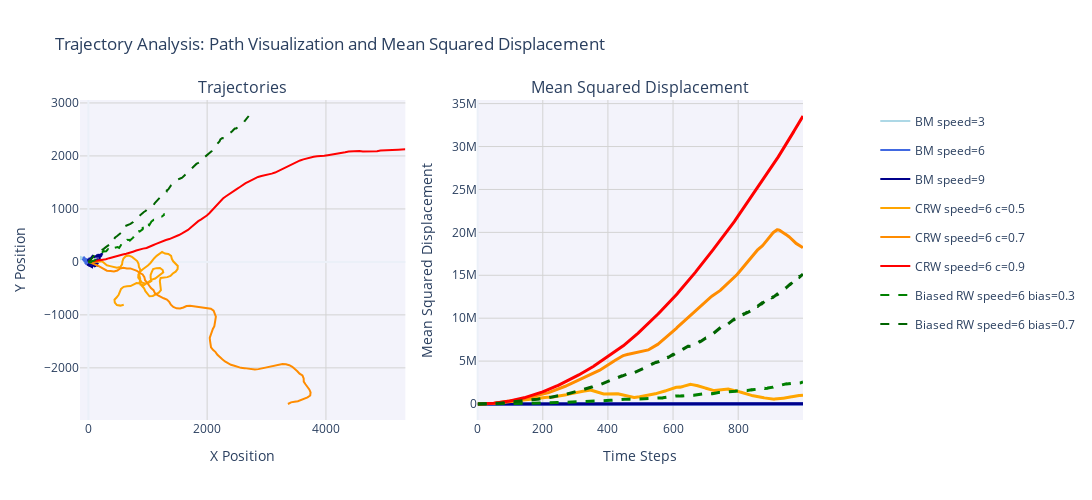
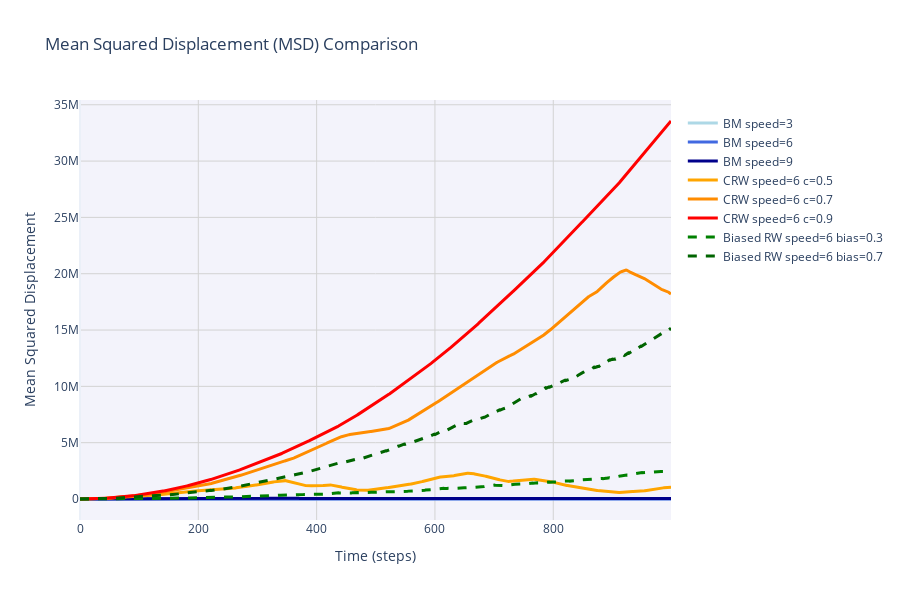
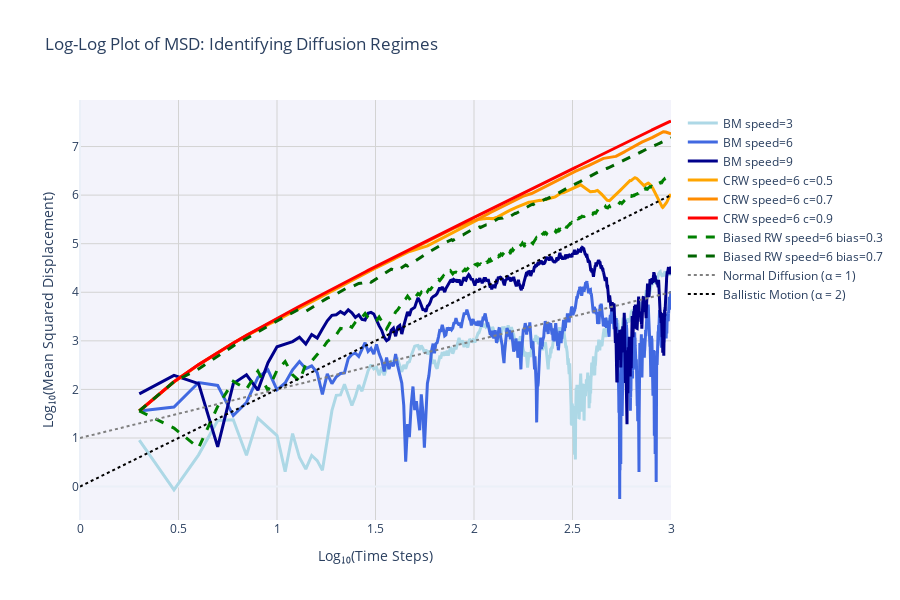

Notebook source saved alongside these figures, in order:
### Markdown cell above
# Activity 2: Mean Squared Displacement: Understanding Diffusion Processes

Mean Squared Displacement (MSD) is a fundamental metric in the study of particle motion and diffusion processes. Unlike path length, which measures the total distance traveled, MSD quantifies how far a particle has moved from its starting position over time, providing insight into the diffusive behavior of different systems.

## Mathematical Definition

For a particle starting at position $(x_0, y_0)$ and moving to positions $(x_t, y_t)$ at time $t$, the MSD is defined as:

$$\text{MSD}(t) = \langle (x_t - x_0)^2 + (y_t - y_0)^2 \rangle$$

where $\langle \cdot \rangle$ represents the ensemble average over multiple trajectories. For a single trajectory, we simply use the squared distance from the origin.

## Diffusion Regimes

The relationship between MSD and time reveals important information about the diffusion process:

$$\text{MSD}(t) \propto t^\alpha$$

where $\alpha$ is the diffusion exponent that characterizes the type of diffusion:

- $\alpha = 1$: Normal diffusion (typical of Brownian Motion)
- $\alpha < 1$: Subdiffusion (hindered or confined motion)
- $\alpha > 1$: Superdiffusion (directed or correlated motion)
- $\alpha = 2$: Ballistic motion (straight-line trajectories)

## Comparing Brownian Motion and Correlated Random Walk

The plot reveals striking differences between Brownian Motion (BM) and Correlated Random Walk (CRW) with high correlation (c=0.9):

The BM trajectory exhibits approximately linear growth in MSD over time ($\alpha \approx 1$), which is characteristic of normal diffusion. This aligns with theoretical expectations since BM represents random, uncorrelated motion where each step is independent of previous steps. For BM, the expected MSD follows:

$$\text{MSD}_{\text{BM}}(t) = 4Dt$$

where $D$ is the diffusion coefficient related to the particle's step size and frequency.

In contrast, the CRW trajectory with high correlation (c=0.9) shows superdiffusive behavior ($\alpha > 1$), with MSD increasing much more rapidly, especially at later time steps. This occurs because the directional persistence in CRW creates a more efficient exploration of space. The particle tends to continue moving in similar directions for multiple steps, which leads to faster displacement from the origin compared to the purely random BM.

The mathematical expression for CRW's MSD with correlation factor $c$ can be approximately modeled as:

$$\text{MSD}_{\text{CRW}}(t) \approx 4Dt \left(\frac{1+c}{1-c}\right) \left[1 - \frac{c}{1+c}\left(1-e^{-(1-c)t/(1+c)}\right)\right]$$

At short time scales, both processes may appear similar, but as time increases, the effect of correlation becomes increasingly dominant, causing the dramatic difference in MSD values observed in the plot.

This comparison demonstrates how directional persistence in movement strategies can dramatically enhance spatial exploration efficiency compared to purely random strategies, a principle observed in various natural systems from animal foraging to cellular migration.

### Code cell
# Trajectory Generation Functions
def generate_brownian_motion(n_steps=1000, speed=5, start_pos=(0, 0)):
    """Generate a 2D Brownian Motion trajectory."""
    positions = [start_pos]
    velocity = Vector2D(speed, 0)
    
    for _ in range(n_steps - 1):
        angle = np.random.uniform(-np.pi, np.pi)
        velocity = velocity.rotate(angle)
        
        prev_x, prev_y = positions[-1]
        new_pos = (prev_x + velocity.x, prev_y + velocity.y)
        positions.append(new_pos)
    
    return pd.DataFrame(positions, columns=['x', 'y'])

def generate_correlated_random_walk(n_steps=1000, speed=5, start_pos=(0, 0), sigma=np.pi/8, correlation=0):
    """
    Generate a 2D Correlated Random Walk trajectory.
    
    Parameters:
        n_steps: Number of steps
        speed: Step size
        start_pos: Starting position
        sigma: Standard deviation for turning angle
        correlation: Correlation factor (0-1), higher values increase directional persistence
    """
    positions = [start_pos]
    current_angle = 0
    
    # Higher correlation means persistent directional bias
    for _ in range(n_steps - 1):
        # With higher correlation, turn angles are smaller
        if correlation > 0:
            # Scale sigma by (1-correlation) to reduce turn variance
            effective_sigma = sigma * (1 - correlation)
            turn_angle = np.random.normal(0, effective_sigma)
        else:
            turn_angle = np.random.normal(0, sigma)
            
        current_angle += turn_angle
        
        prev_x, prev_y = positions[-1]
        new_x = prev_x + speed * math.cos(current_angle)
        new_y = prev_y + speed * math.sin(current_angle)
        positions.append((new_x, new_y))
    
    return pd.DataFrame(positions, columns=['x', 'y'])

# Generate a biased random walk (with a preferred direction)
def generate_biased_random_walk(n_steps=1000, speed=5, start_pos=(0, 0), bias_angle=np.pi/4, bias_strength=0.5):
    """
    Generate a 2D Biased Random Walk trajectory with preference for a specific direction.
    
    Parameters:
        n_steps: Number of steps
        speed: Step size
        start_pos: Starting position
        bias_angle: Preferred direction angle (in radians)
        bias_strength: Strength of directional bias (0-1)
    """
    positions = [start_pos]
    
    for _ in range(n_steps - 1):
        # Generate random angle with bias toward bias_angle
        if np.random.random() < bias_strength:
            # Apply bias - sample from narrower distribution around bias angle
            angle = np.random.normal(bias_angle, np.pi/8)
        else:
            # No bias - completely random direction
            angle = np.random.uniform(-np.pi, np.pi)
        
        # Calculate new position
        prev_x, prev_y = positions[-1]
        new_x = prev_x + speed * math.cos(angle)
        new_y = prev_y + speed * math.sin(angle)
        positions.append((new_x, new_y))
    
    return pd.DataFrame(positions, columns=['x', 'y'])

# Mean Squared Displacement Calculation
def calculate_msd(trajectory):
    """
    Calculate the Mean Squared Displacement for a trajectory.
    
    MSD measures how far a particle deviates from its starting position over time.
    
    Parameters:
        trajectory: DataFrame with 'x' and 'y' columns
        
    Returns:
        numpy.ndarray: MSD values for each time step
    """
    # Get starting position
    x0 = trajectory['x'].iloc[0]
    y0 = trajectory['y'].iloc[0]
    
    # Calculate squared displacement from starting position
    squared_displacement = (trajectory['x'] - x0)**2 + (trajectory['y'] - y0)**2
    
    return squared_displacement.values

# Set random seed for reproducibility
np.random.seed(42)

# Set parameters
n_steps = 1000
start_pos = (0, 0)

# Define an expanded set of trajectory configurations with various parameters
trajectories_config = {
    'BM speed=3': {
        'type': 'BM', 
        'speed': 3, 
        'color': 'lightblue',
        'dash': None
    },
    'BM speed=6': {
        'type': 'BM', 
        'speed': 6, 
        'color': 'royalblue',
        'dash': None
    },
    'BM speed=9': {
        'type': 'BM', 
        'speed': 9, 
        'color': 'darkblue',
        'dash': None
    },
    'CRW speed=6 c=0.5': {
        'type': 'CRW', 
        'speed': 6, 
        'sigma': np.pi/8,
        'correlation': 0.5,
        'color': 'orange',
        'dash': None
    },
    'CRW speed=6 c=0.7': {
        'type': 'CRW', 
        'speed': 6, 
        'sigma': np.pi/8,
        'correlation': 0.7,
        'color': 'darkorange',
        'dash': None
    },
    'CRW speed=6 c=0.9': {
        'type': 'CRW', 
        'speed': 6, 
        'sigma': np.pi/8,
        'correlation': 0.9,
        'color': 'red',
        'dash': None
    },
    'Biased RW speed=6 bias=0.3': {
        'type': 'BRW',
        'speed': 6,
        'bias_angle': np.pi/4,  # 45 degrees
        'bias_strength': 0.3,
        'color': 'green',
        'dash': 'dash'
    },
    'Biased RW speed=6 bias=0.7': {
        'type': 'BRW',
        'speed': 6,
        'bias_angle': np.pi/4,  # 45 degrees
        'bias_strength': 0.7,
        'color': 'darkgreen',
        'dash': 'dash'
    }
}

# Generate trajectories and calculate MSD
trajectory_data = {}
msd_values = {}

for name, config in trajectories_config.items():
    # Generate appropriate trajectory
    if config['type'] == 'BM':
        trajectory_data[name] = generate_brownian_motion(
            n_steps=n_steps, 
            speed=config['speed'], 
            start_pos=start_pos
        )
    elif config['type'] == 'CRW':
        trajectory_data[name] = generate_correlated_random_walk(
            n_steps=n_steps, 
            speed=config['speed'], 
            start_pos=start_pos, 
            sigma=config['sigma'],
            correlation=config.get('correlation', 0)
        )
    elif config['type'] == 'BRW':
        trajectory_data[name] = generate_biased_random_walk(
            n_steps=n_steps,
            speed=config['speed'],
            start_pos=start_pos,
            bias_angle=config.get('bias_angle', np.pi/4),
            bias_strength=config.get('bias_strength', 0.5)
        )
    
    # Calculate MSD
    msd_values[name] = calculate_msd(trajectory_data[name])
    
    # Print the final MSD value
    print(f"Final MSD for {name}: {msd_values[name][-1]:.2f}")

# Create both trajectory visualization and MSD plot
fig = make_subplots(
    rows=1, cols=2,
    subplot_titles=("Trajectories", "Mean Squared Displacement"),
    specs=[[{"type": "xy"}, {"type": "xy"}]],
    horizontal_spacing=0.1
)

# Time steps for x-axis
time_steps = np.arange(n_steps)

# Add trajectory plots (left subplot)
for name, traj in trajectory_data.items():
    # Only plot a subset of points for clarity
    step = 10  # Plot every 10th point
    fig.add_trace(
        go.Scatter(
            x=traj['x'][::step], 
            y=traj['y'][::step],
            mode='lines',
            name=name,
            line=dict(
                color=trajectories_config[name]['color'],
                dash=trajectories_config[name]['dash'],
                width=2
            ),
            legendgroup=name
        ),
        row=1, col=1
    )

# Add MSD traces (right subplot)
for name, msd in msd_values.items():
    fig.add_trace(
        go.Scatter(
            x=time_steps,
            y=msd,
            mode='lines',
            name=name,
            line=dict(
                color=trajectories_config[name]['color'],
                dash=trajectories_config[name]['dash'],
                width=3
            ),
            legendgroup=name,
            showlegend=False  # Don't repeat in legend
        ),
        row=1, col=2
    )

# Update layout
fig.update_layout(
    title='Trajectory Analysis: Path Visualization and Mean Squared Displacement',
    template='plotly_white',
    plot_bgcolor='rgba(240, 240, 250, 0.8)',
    legend=dict(
        x=1.1,
        y=0.98,
        xanchor='left',
        yanchor='top'
    ),
    width=1200,
    height=500
)

# Update axes
fig.update_xaxes(title_text="X Position", row=1, col=1, showgrid=True, gridwidth=1, gridcolor='lightgray')
fig.update_yaxes(title_text="Y Position", row=1, col=1, showgrid=True, gridwidth=1, gridcolor='lightgray')
fig.update_xaxes(title_text="Time Steps", row=1, col=2, showgrid=True, gridwidth=1, gridcolor='lightgray')
fig.update_yaxes(title_text="Mean Squared Displacement", row=1, col=2, showgrid=True, gridwidth=1, gridcolor='lightgray')

# Show the plot
fig.show()

# Create a dedicated MSD comparison plot (more detailed)
msd_fig = go.Figure()

# Add MSD traces
for name, msd in msd_values.items():
    msd_fig.add_trace(
        go.Scatter(
            x=time_steps,
            y=msd,
            mode='lines',
            name=name,
            line=dict(
                color=trajectories_config[name]['color'],
                dash=trajectories_config[name]['dash'],
                width=3
            )
        )
    )

# Update layout
msd_fig.update_layout(
    title='Mean Squared Displacement (MSD) Comparison',
    xaxis_title='Time (steps)',
    yaxis_title='Mean Squared Displacement',
    template='plotly_white',
    plot_bgcolor='rgba(240, 240, 250, 0.8)',
    legend=dict(
        x=1.02,
        y=0.98,
        xanchor='left',
        yanchor='top'
    ),
    width=900,
    height=600
)

# Add grid
msd_fig.update_xaxes(showgrid=True, gridwidth=1, gridcolor='lightgray')
msd_fig.update_yaxes(showgrid=True, gridwidth=1, gridcolor='lightgray')

# Show the dedicated MSD plot
msd_fig.show()

# Generate log-log plot to identify diffusion regime
log_fig = go.Figure()

# Add log-log MSD traces
for name, msd in msd_values.items():
    # Remove zeros to avoid log(0) issues
    non_zero_indices = np.where(msd > 0)[0]
    log_time = np.log10(time_steps[non_zero_indices] + 1)  # +1 to avoid log(0)
    log_msd = np.log10(msd[non_zero_indices])
    
    log_fig.add_trace(
        go.Scatter(
            x=log_time,
            y=log_msd,
            mode='lines',
            name=name,
            line=dict(
                color=trajectories_config[name]['color'],
                dash=trajectories_config[name]['dash'],
                width=3
            )
        )
    )

# Add reference lines for different diffusion regimes
x_ref = np.linspace(0, np.log10(n_steps), 100)

# Normal diffusion (α = 1)
log_fig.add_trace(
    go.Scatter(
        x=x_ref,
        y=x_ref + 1,  # Offset for visibility
        mode='lines',
        name='Normal Diffusion (α = 1)',
        line=dict(color='gray', dash='dot', width=2)
    )
)

# Ballistic motion (α = 2)
log_fig.add_trace(
    go.Scatter(
        x=x_ref,
        y=2*x_ref,  # Slope of 2
        mode='lines',
        name='Ballistic Motion (α = 2)',
        line=dict(color='black', dash='dot', width=2)
    )
)

# Update layout
log_fig.update_layout(
    title='Log-Log Plot of MSD: Identifying Diffusion Regimes',
    xaxis_title='Log₁₀(Time Steps)',
    yaxis_title='Log₁₀(Mean Squared Displacement)',
    template='plotly_white',
    plot_bgcolor='rgba(240, 240, 250, 0.8)',
    legend=dict(
        x=1.02,
        y=0.98,
        xanchor='left',
        yanchor='top'
    ),
    width=900,
    height=600
)

# Add grid
log_fig.update_xaxes(showgrid=True, gridwidth=1, gridcolor='lightgray')
log_fig.update_yaxes(showgrid=True, gridwidth=1, gridcolor='lightgray')

# Show the log-log plot
log_fig.show()

### Figure 1 — Plotly figure (JSON) as saved in the notebook; plotly's stock layout.template omitted (floating-point values rounded to 4 significant figures; data arrays with more than 128 entries replaced by an {"elided": "..."} marker saying what was removed)
{"data": [{"legendgroup": "BM speed=3", "line": {"color": "lightblue", "width": 2}, "mode": "lines", "name": "BM speed=3", "type": "scatter", "x": [0.0, 1.347, -6.078, -16.21, -18.94, -27.97, -20.01, -18.33, -16.77, -17.02, -9.408, -20.38, -16.18, -14.43, -17.47, -22.81, -18.48, -28.71, -16.72, -20.97, -23.98, -22.74, -28.3, -27.48, -21.75, -28.84, -35.18, -42.89, -39.95, -25.96, -19.67, -6.366, -0.6457, 8.979, 2.751, 0.7139, -1.284, -8.678, -12.44, -5.474, -18.11, -15.2, -28.15, -30.21, -31.14, -29.97, -31.63, -36.45, -38.81, -49.31, -50.0, -57.03, -52.42, -45.86, -40.02, -22.91, -27.36, -40.3, -48.95, -46.55, -50.28, -48.86, -49.91, -60.29, -62.43, -61.62, -66.43, -69.17, -71.01, -78.15, -69.97, -61.15, -71.63, -75.36, -77.25, -83.56, -74.85, -75.97, -74.01, -83.06, -89.37, -102.3, -106.6, -117.6, -113.0, -124.4, -133.3, -140.6, -139.7, -133.4, -126.4, -126.0, -121.8, -132.7, -125.3, -116.7, -120.4, -118.6, -123.6, -114.0], "xaxis": "x", "y": [0.0, -0.462, 6.337, 0.5631, 7.373, -3.38, -5.148, -16.13, -19.75, -25.98, -28.93, -39.7, -36.0, -30.86, -37.52, -35.56, -27.11, -17.67, -13.9, -10.54, -21.75, -22.72, -9.923, -11.4, 1.251, 2.626, 4.388, -1.831, -8.002, -6.641, -7.059, 1.998, -3.1, -5.042, -4.184, -7.048, -6.628, -4.524, 0.3627, -7.247, -3.63, -7.174, 1.979, 3.985, 6.823, 13.42, 21.0, 22.05, 23.45, 20.18, 19.67, 14.41, 12.34, 18.62, 23.36, 21.66, 24.62, 33.45, 24.05, 17.04, 4.603, 0.1974, -6.568, -0.9143, 2.237, -1.22, 2.15, -3.83, 5.958, 14.57, 20.31, 24.45, 33.85, 38.6, 44.77, 54.61, 53.16, 57.29, 68.91, 76.49, 80.3, 75.29, 71.49, 64.21, 60.52, 49.64, 57.17, 69.52, 77.61, 78.84, 78.33, 83.56, 99.74, 93.59, 94.92, 94.05, 104.4, 95.77, 100.7, 93.68], "yaxis": "y"}, {"legendgroup": "BM speed=6", "line": {"color": "royalblue", "width": 2}, "mode": "lines", "name": "BM speed=6", "type": "scatter", "x": [0.0, 8.141, 6.417, -5.742, -16.7, -7.34, -24.68, -33.56, -37.41, -33.38, -39.05, -49.83, -36.12, -31.07, -18.5, -38.45, -27.97, -17.0, -41.71, -34.93, -16.73, 3.495, 0.978, -1.735, 3.081, 4.434, 8.429, -24.3, -29.85, -31.77, -41.68, -57.1, -44.11, -56.37, -80.75, -74.7, -67.5, -77.39, -77.78, -90.51, -64.83, -53.65, -56.96, -37.97, -72.97, -53.26, -47.92, -47.32, -43.82, -47.84, -59.42, -29.78, -38.23, -36.87, -14.59, 1.376, 13.56, -4.747, -15.24, -45.54, -25.78, -22.2, -6.909, -3.169, -4.437, -10.93, -1.956, 14.36, 5.405, 15.48, 18.22, 18.42, 22.0, 24.98, 31.7, 36.58, 48.29, 41.54, 15.08, 3.831, 14.94, 8.574, 10.36, 1.281, 1.054, -22.46, -30.44, -46.87, -41.81, -27.34, -32.23, -18.92, -25.6, -21.36, -12.65, -11.07, -29.72, -47.22, -68.97, -59.78], "xaxis": "x", "y": [0.0, -8.339, -13.09, -22.35, -4.978, 1.897, 6.303, -11.92, -39.12, -50.33, -30.48, -20.55, 4.771, -0.8896, 4.423, 14.07, 8.113, 21.3, 20.96, 26.07, 15.85, 10.2, 30.22, 47.04, 43.18, 37.63, 42.1, 20.0, 23.87, 29.09, 35.97, 37.95, 42.03, 61.91, 59.51, 63.14, 80.81, 96.45, 66.89, 44.1, 19.22, 28.12, 25.9, 28.03, 18.0, 8.926, 2.2, -8.206, -2.632, 29.65, 44.85, 31.46, 34.51, 21.37, 5.11, 0.5276, -10.96, 20.13, 31.43, 19.12, 6.932, -2.12, -6.416, -21.65, -16.22, -33.49, -18.09, -8.308, -2.68, -3.876, -1.049, -3.809, -8.858, -6.229, 19.05, 24.8, 37.41, 33.45, 29.16, 18.48, 23.68, 8.291, 2.021, 1.741, -0.3535, -1.129, -13.76, -12.56, -2.992, -6.862, 21.75, 18.97, 20.4, 49.53, 38.8, 42.06, 51.06, 40.02, 56.73, 62.21], "yaxis": "y"}, {"legendgroup": "BM speed=9", "line": {"color": "darkblue", "width": 2}, "mode": "lines", "name": "BM speed=9", "type": "scatter", "x": [0.0, 26.53, 63.18, 59.48, 43.14, 75.42, 85.97, 99.14, 127.0, 124.7, 112.7, 132.0, 107.0, 119.1, 122.6, 138.7, 125.1, 118.1, 138.7, 152.7, 166.6, 189.9, 193.6, 189.2, 192.8, 195.8, 179.0, 208.0, 189.2, 211.5, 207.3, 196.9, 217.5, 209.6, 223.0, 232.0, 232.3, 199.7, 164.0, 132.7, 127.2, 155.3, 149.9, 151.2, 148.5, 134.0, 103.4, 71.87, 51.73, 42.46, 6.805, 22.12, -5.303, 4.03, 15.79, 0.4691, 7.188, 10.08, 7.626, 16.18, 14.96, 6.292, 4.091, 29.71, 34.47, 60.61, 63.79, 27.75, -11.15, -11.56, 34.39, 12.55, 1.828, 15.24, 27.84, 15.86, 63.36, 67.85, 102.5, 96.8, 115.7, 116.6, 155.3, 140.3, 131.8, 119.4, 102.6, 93.16, 52.6, 37.33, 24.41, 23.32, 17.05, 39.52, 93.3, 140.5, 144.9, 159.8, 155.8, 143.7], "xaxis": "x", "y": [0.0, 12.86, -2.789, 6.356, 8.033, -22.98, -15.2, -16.32, -31.17, -45.92, -31.88, -13.88, -30.8, -46.82, -35.92, 6.635, 33.6, 17.75, 23.13, 61.54, 33.82, 50.3, 76.14, 110.3, 90.96, 81.95, 108.1, 114.7, 121.9, 107.1, 100.6, 143.7, 144.0, 142.2, 132.5, 163.6, 152.3, 129.7, 134.7, 100.1, 95.17, 100.7, 120.0, 141.1, 109.7, 114.6, 89.21, 112.8, 81.57, 69.45, 63.08, 67.17, 36.7, 11.16, 29.31, 27.23, 40.73, 29.81, 44.14, -12.76, 20.15, 22.41, 12.98, 6.632, 2.605, -12.56, -19.32, -32.27, -64.96, -59.68, -47.87, -40.34, -80.13, -60.93, -53.59, -68.39, -97.47, -62.59, -73.37, -86.3, -78.29, -60.78, -29.33, 11.6, 11.33, -43.72, -46.72, -30.34, -34.99, -30.92, -34.23, -16.05, -24.67, -52.68, -30.32, -45.95, -61.28, -87.64, -56.8, -52.2], "yaxis": "y"}, {"legendgroup": "CRW speed=6 c=0.5", "line": {"color": "orange", "width": 2}, "mode": "lines", "name": "CRW speed=6 c=0.5", "type": "scatter", "x": [0.0, 57.03, 116.0, 174.3, 230.1, 274.7, 311.7, 368.1, 426.3, 480.9, 537.8, 568.2, 573.9, 590.8, 629.0, 681.9, 734.8, 775.5, 822.1, 844.8, 851.8, 876.1, 858.2, 861.3, 873.7, 864.5, 876.3, 934.2, 974.9, 1021.0, 1070.0, 1125.0, 1171.0, 1217.0, 1261.0, 1251.0, 1205.0, 1147.0, 1091.0, 1068.0, 1049.0, 1049.0, 1061.0, 1014.0, 956.4, 902.7, 870.0, 840.2, 842.1, 869.9, 911.9, 959.3, 1002.0, 1042.0, 1072.0, 1110.0, 1150.0, 1192.0, 1241.0, 1290.0, 1347.0, 1393.0, 1405.0, 1428.0, 1471.0, 1506.0, 1502.0, 1469.0, 1422.0, 1383.0, 1329.0, 1270.0, 1217.0, 1203.0, 1209.0, 1226.0, 1221.0, 1186.0, 1138.0, 1085.0, 1029.0, 992.3, 960.6, 938.7, 899.2, 866.1, 811.3, 763.2, 709.4, 651.5, 593.4, 551.0, 535.1, 510.3, 478.6, 440.1, 445.4, 480.9, 539.4, 595.8], "xaxis": "x", "y": [0.0, -2.263, -7.715, 0.9242, 11.01, -20.84, -64.08, -79.75, -89.44, -110.7, -96.65, -47.52, 9.754, 61.6, 107.2, 121.2, 95.16, 52.25, 15.99, -37.36, -96.04, -149.1, -204.9, -264.0, -322.4, -377.8, -428.6, -438.6, -402.7, -367.5, -333.9, -313.6, -275.0, -236.9, -198.1, -152.2, -113.9, -117.9, -135.6, -187.3, -243.7, -303.4, -361.6, -395.4, -408.2, -390.7, -345.0, -297.6, -238.7, -186.9, -144.6, -109.1, -68.53, -25.18, 25.96, 70.03, 113.9, 155.9, 187.5, 157.1, 149.7, 114.3, 58.97, 11.17, -30.01, -76.58, -135.2, -183.7, -219.3, -264.1, -287.1, -291.3, -303.0, -359.9, -418.1, -474.3, -533.1, -580.5, -615.4, -642.4, -649.0, -603.3, -552.7, -497.8, -454.3, -407.2, -399.0, -433.3, -456.7, -459.8, -470.8, -510.5, -567.0, -619.7, -668.2, -713.3, -769.4, -815.1, -824.7, -808.6], "yaxis": "y"}, {"legendgroup": "CRW speed=6 c=0.7", "line": {"color": "darkorange", "width": 2}, "mode": "lines", "name": "CRW speed=6 c=0.7", "type": "scatter", "x": [0.0, 55.55, 106.5, 160.7, 212.5, 261.2, 312.6, 372.0, 431.4, 488.7, 533.8, 589.7, 647.9, 707.5, 763.5, 817.4, 864.4, 913.7, 943.0, 954.9, 989.7, 1017.0, 1054.0, 1097.0, 1120.0, 1165.0, 1214.0, 1268.0, 1323.0, 1362.0, 1389.0, 1430.0, 1485.0, 1544.0, 1600.0, 1653.0, 1711.0, 1770.0, 1829.0, 1888.0, 1945.0, 2004.0, 2062.0, 2108.0, 2131.0, 2147.0, 2139.0, 2128.0, 2121.0, 2096.0, 2078.0, 2064.0, 2043.0, 2050.0, 2055.0, 2065.0, 2098.0, 2141.0, 2173.0, 2211.0, 2255.0, 2300.0, 2347.0, 2400.0, 2457.0, 2512.0, 2569.0, 2629.0, 2687.0, 2744.0, 2803.0, 2863.0, 2921.0, 2975.0, 3033.0, 3092.0, 3150.0, 3209.0, 3268.0, 3326.0, 3383.0, 3434.0, 3480.0, 3519.0, 3556.0, 3605.0, 3625.0, 3626.0, 3655.0, 3692.0, 3720.0, 3741.0, 3735.0, 3690.0, 3637.0, 3584.0, 3528.0, 3469.0, 3411.0, 3360.0], "xaxis": "x", "y": [0.0, -18.04, -47.57, -71.86, -101.5, -136.0, -166.2, -172.0, -179.1, -163.6, -125.3, -112.6, -125.3, -122.7, -142.8, -168.4, -204.3, -237.3, -287.7, -346.1, -394.0, -447.0, -493.4, -533.8, -588.6, -627.2, -661.4, -686.8, -710.2, -754.4, -807.6, -851.1, -875.8, -880.7, -860.1, -832.2, -826.9, -838.1, -845.7, -856.6, -874.3, -872.7, -883.2, -921.3, -976.5, -1034.0, -1093.0, -1152.0, -1211.0, -1266.0, -1322.0, -1379.0, -1434.0, -1493.0, -1552.0, -1611.0, -1661.0, -1702.0, -1753.0, -1798.0, -1839.0, -1878.0, -1915.0, -1942.0, -1960.0, -1983.0, -1999.0, -2005.0, -2015.0, -2034.0, -2032.0, -2024.0, -2010.0, -1985.0, -1971.0, -1961.0, -1946.0, -1935.0, -1926.0, -1933.0, -1950.0, -1981.0, -2019.0, -2064.0, -2110.0, -2144.0, -2199.0, -2259.0, -2310.0, -2356.0, -2407.0, -2462.0, -2521.0, -2556.0, -2583.0, -2612.0, -2629.0, -2640.0, -2651.0, -2682.0], "yaxis": "y"}, {"legendgroup": "CRW speed=6 c=0.9", "line": {"color": "red", "width": 2}, "mode": "lines", "name": "CRW speed=6 c=0.9", "type": "scatter", "x": [0.0, 59.37, 118.9, 178.4, 237.4, 294.8, 350.8, 407.6, 464.3, 521.0, 579.8, 638.3, 696.1, 751.1, 807.2, 863.1, 921.2, 979.9, 1036.0, 1087.0, 1141.0, 1195.0, 1250.0, 1306.0, 1363.0, 1419.0, 1472.0, 1526.0, 1577.0, 1628.0, 1677.0, 1720.0, 1762.0, 1807.0, 1851.0, 1900.0, 1950.0, 1995.0, 2036.0, 2074.0, 2114.0, 2151.0, 2190.0, 2226.0, 2267.0, 2312.0, 2358.0, 2406.0, 2455.0, 2503.0, 2552.0, 2598.0, 2648.0, 2700.0, 2752.0, 2802.0, 2856.0, 2914.0, 2972.0, 3030.0, 3088.0, 3144.0, 3197.0, 3247.0, 3296.0, 3351.0, 3405.0, 3457.0, 3512.0, 3564.0, 3620.0, 3678.0, 3734.0, 3793.0, 3852.0, 3912.0, 3971.0, 4030.0, 4089.0, 4147.0, 4206.0, 4266.0, 4324.0, 4382.0, 4442.0, 4502.0, 4562.0, 4621.0, 4681.0, 4741.0, 4801.0, 4860.0, 4918.0, 4978.0, 5038.0, 5098.0, 5157.0, 5217.0, 5277.0, 5337.0], "xaxis": "x", "y": [0.0, 7.072, 14.12, 20.99, 31.89, 48.98, 70.52, 89.77, 109.3, 128.8, 140.6, 153.2, 168.8, 192.9, 214.0, 235.7, 250.5, 263.0, 283.4, 315.0, 340.5, 366.9, 391.3, 413.0, 430.9, 453.2, 480.7, 507.1, 537.9, 569.8, 603.9, 645.7, 688.7, 727.7, 769.3, 803.4, 836.5, 876.4, 919.4, 966.4, 1011.0, 1058.0, 1104.0, 1151.0, 1196.0, 1235.0, 1273.0, 1309.0, 1343.0, 1379.0, 1414.0, 1452.0, 1486.0, 1515.0, 1545.0, 1577.0, 1603.0, 1621.0, 1632.0, 1648.0, 1666.0, 1687.0, 1715.0, 1748.0, 1781.0, 1805.0, 1832.0, 1861.0, 1886.0, 1915.0, 1935.0, 1952.0, 1972.0, 1986.0, 1992.0, 1992.0, 2003.0, 2015.0, 2023.0, 2039.0, 2049.0, 2058.0, 2071.0, 2085.0, 2091.0, 2094.0, 2092.0, 2083.0, 2084.0, 2080.0, 2079.0, 2088.0, 2102.0, 2103.0, 2102.0, 2105.0, 2111.0, 2119.0, 2123.0, 2126.0], "yaxis": "y"}, {"legendgroup": "Biased RW speed=6 bias=0.3", "line": {"color": "green", "dash": "dash", "width": 2}, "mode": "lines", "name": "Biased RW speed=6 bias=0.3", "type": "scatter", "x": [0.0, 18.1, 40.9, 50.23, 63.83, 88.78, 107.4, 135.5, 149.0, 147.5, 163.6, 166.3, 181.5, 197.6, 202.9, 215.9, 227.8, 236.3, 243.0, 258.2, 263.0, 298.9, 318.2, 332.6, 350.2, 361.2, 348.8, 362.7, 374.7, 396.0, 419.8, 441.1, 464.3, 493.8, 518.8, 533.8, 523.6, 543.9, 546.9, 553.7, 545.6, 557.4, 583.7, 602.9, 615.7, 630.3, 625.5, 643.2, 648.7, 650.7, 652.0, 682.9, 686.0, 689.5, 699.4, 719.8, 724.2, 737.3, 753.4, 775.3, 781.4, 792.5, 802.6, 805.9, 821.8, 828.5, 822.1, 845.0, 862.7, 895.6, 923.8, 910.2, 915.1, 913.6, 947.8, 925.8, 933.8, 962.5, 973.4, 994.4, 1010.0, 1025.0, 1040.0, 1037.0, 1050.0, 1063.0, 1077.0, 1097.0, 1097.0, 1100.0, 1124.0, 1158.0, 1197.0, 1201.0, 1237.0, 1263.0, 1270.0, 1271.0, 1267.0, 1278.0], "xaxis": "x", "y": [0.0, -6.894, -11.39, 0.2626, 16.08, 21.31, 31.99, 46.92, 61.81, 80.23, 100.1, 106.8, 117.8, 133.6, 144.7, 152.8, 175.9, 187.4, 184.2, 207.7, 196.0, 199.5, 224.5, 240.6, 232.7, 252.4, 238.3, 233.4, 248.5, 252.9, 257.5, 262.9, 266.5, 280.1, 263.4, 283.9, 283.2, 294.7, 312.9, 334.0, 335.2, 339.7, 359.3, 388.2, 399.2, 397.0, 392.4, 394.7, 397.5, 403.0, 418.5, 412.8, 414.1, 415.2, 403.6, 422.4, 418.6, 434.5, 457.5, 494.0, 509.5, 546.2, 534.7, 538.2, 553.8, 551.2, 570.4, 579.8, 571.9, 598.7, 622.6, 615.7, 615.9, 640.8, 656.3, 676.0, 695.1, 691.3, 715.9, 698.8, 703.8, 692.2, 723.9, 721.8, 747.8, 764.2, 774.2, 791.1, 791.5, 796.2, 789.6, 819.1, 826.5, 849.8, 855.9, 870.5, 870.9, 885.5, 909.1, 897.5], "yaxis": "y"}, {"legendgroup": "Biased RW speed=6 bias=0.7", "line": {"color": "darkgreen", "dash": "dash", "width": 2}, "mode": "lines", "name": "Biased RW speed=6 bias=0.7", "type": "scatter", "x": [0.0, 41.89, 69.13, 84.47, 105.9, 138.9, 182.2, 229.3, 258.5, 295.2, 331.9, 344.8, 372.3, 416.0, 436.5, 425.5, 451.1, 479.5, 518.5, 546.9, 548.1, 574.2, 600.6, 615.7, 642.6, 680.3, 709.6, 752.8, 774.3, 800.4, 843.4, 873.8, 895.0, 935.0, 967.9, 989.4, 1027.0, 1065.0, 1091.0, 1119.0, 1150.0, 1178.0, 1201.0, 1242.0, 1267.0, 1280.0, 1319.0, 1320.0, 1344.0, 1361.0, 1391.0, 1424.0, 1438.0, 1474.0, 1510.0, 1547.0, 1580.0, 1603.0, 1634.0, 1656.0, 1680.0, 1721.0, 1742.0, 1768.0, 1803.0, 1819.0, 1851.0, 1880.0, 1903.0, 1916.0, 1945.0, 1976.0, 2007.0, 2045.0, 2080.0, 2091.0, 2121.0, 2133.0, 2162.0, 2196.0, 2208.0, 2223.0, 2254.0, 2286.0, 2303.0, 2340.0, 2359.0, 2388.0, 2417.0, 2441.0, 2466.0, 2489.0, 2510.0, 2541.0, 2575.0, 2605.0, 2628.0, 2655.0, 2687.0, 2699.0], "xaxis": "x", "y": [0.0, 37.08, 75.33, 102.1, 131.4, 164.0, 199.3, 225.0, 245.9, 279.1, 308.9, 324.8, 348.4, 378.4, 393.2, 417.1, 462.2, 485.2, 520.7, 547.4, 590.6, 612.0, 633.0, 673.8, 683.2, 701.7, 719.1, 751.6, 794.1, 828.2, 854.9, 888.7, 908.6, 942.1, 964.8, 993.9, 1021.0, 1043.0, 1066.0, 1109.0, 1153.0, 1184.0, 1209.0, 1249.0, 1290.0, 1290.0, 1323.0, 1349.0, 1364.0, 1399.0, 1442.0, 1470.0, 1502.0, 1536.0, 1562.0, 1574.0, 1589.0, 1617.0, 1644.0, 1673.0, 1704.0, 1746.0, 1766.0, 1802.0, 1828.0, 1849.0, 1867.0, 1891.0, 1901.0, 1938.0, 1968.0, 1994.0, 2017.0, 2057.0, 2095.0, 2129.0, 2163.0, 2190.0, 2226.0, 2256.0, 2274.0, 2311.0, 2338.0, 2334.0, 2367.0, 2397.0, 2412.0, 2442.0, 2460.0, 2490.0, 2518.0, 2520.0, 2538.0, 2554.0, 2578.0, 2608.0, 2652.0, 2689.0, 2726.0, 2754.0], "yaxis": "y"}, {"legendgroup": "BM speed=3", "line": {"color": "lightblue", "width": 3}, "mode": "lines", "name": "BM speed=3", "showlegend": false, "type": "scatter", "x": {"elided": "1000 int values"}, "xaxis": "x2", "y": {"elided": "1000 float values"}, "yaxis": "y2"}, {"legendgroup": "BM speed=6", "line": {"color": "royalblue", "width": 3}, "mode": "lines", "name": "BM speed=6", "showlegend": false, "type": "scatter", "x": {"elided": "1000 int values"}, "xaxis": "x2", "y": {"elided": "1000 float values"}, "yaxis": "y2"}, {"legendgroup": "BM speed=9", "line": {"color": "darkblue", "width": 3}, "mode": "lines", "name": "BM speed=9", "showlegend": false, "type": "scatter", "x": {"elided": "1000 int values"}, "xaxis": "x2", "y": {"elided": "1000 float values"}, "yaxis": "y2"}, {"legendgroup": "CRW speed=6 c=0.5", "line": {"color": "orange", "width": 3}, "mode": "lines", "name": "CRW speed=6 c=0.5", "showlegend": false, "type": "scatter", "x": {"elided": "1000 int values"}, "xaxis": "x2", "y": {"elided": "1000 float values"}, "yaxis": "y2"}, {"legendgroup": "CRW speed=6 c=0.7", "line": {"color": "darkorange", "width": 3}, "mode": "lines", "name": "CRW speed=6 c=0.7", "showlegend": false, "type": "scatter", "x": {"elided": "1000 int values"}, "xaxis": "x2", "y": {"elided": "1000 float values"}, "yaxis": "y2"}, {"legendgroup": "CRW speed=6 c=0.9", "line": {"color": "red", "width": 3}, "mode": "lines", "name": "CRW speed=6 c=0.9", "showlegend": false, "type": "scatter", "x": {"elided": "1000 int values"}, "xaxis": "x2", "y": {"elided": "1000 float values"}, "yaxis": "y2"}, {"legendgroup": "Biased RW speed=6 bias=0.3", "line": {"color": "green", "dash": "dash", "width": 3}, "mode": "lines", "name": "Biased RW speed=6 bias=0.3", "showlegend": false, "type": "scatter", "x": {"elided": "1000 int values"}, "xaxis": "x2", "y": {"elided": "1000 float values"}, "yaxis": "y2"}, {"legendgroup": "Biased RW speed=6 bias=0.7", "line": {"color": "darkgreen", "dash": "dash", "width": 3}, "mode": "lines", "name": "Biased RW speed=6 bias=0.7", "showlegend": false, "type": "scatter", "x": {"elided": "1000 int values"}, "xaxis": "x2", "y": {"elided": "1000 float values"}, "yaxis": "y2"}], "layout": {"annotations": [{"font": {"size": 16}, "showarrow": false, "text": "Trajectories", "x": 0.225, "xanchor": "center", "xref": "paper", "y": 1, "yanchor": "bottom", "yref": "paper"}, {"font": {"size": 16}, "showarrow": false, "text": "Mean Squared Displacement", "x": 0.775, "xanchor": "center", "xref": "paper", "y": 1, "yanchor": "bottom", "yref": "paper"}], "height": 500, "legend": {"x": 1.1, "xanchor": "left", "y": 0.98, "yanchor": "top"}, "plot_bgcolor": "rgba(240, 240, 250, 0.8)", "title": {"text": "Trajectory Analysis: Path Visualization and Mean Squared Displacement"}, "width": 1200, "xaxis": {"anchor": "y", "domain": [0, 0.45], "gridcolor": "lightgray", "gridwidth": 1, "showgrid": true, "title": {"text": "X Position"}}, "xaxis2": {"anchor": "y2", "domain": [0.55, 1], "gridcolor": "lightgray", "gridwidth": 1, "showgrid": true, "title": {"text": "Time Steps"}}, "yaxis": {"anchor": "x", "domain": [0, 1], "gridcolor": "lightgray", "gridwidth": 1, "showgrid": true, "title": {"text": "Y Position"}}, "yaxis2": {"anchor": "x2", "domain": [0, 1], "gridcolor": "lightgray", "gridwidth": 1, "showgrid": true, "title": {"text": "Mean Squared Displacement"}}}}

### Figure 2 — Plotly figure (JSON) as saved in the notebook; plotly's stock layout.template omitted (floating-point values rounded to 4 significant figures; data arrays with more than 128 entries replaced by an {"elided": "..."} marker saying what was removed)
{"data": [{"line": {"color": "lightblue", "width": 3}, "mode": "lines", "name": "BM speed=3", "type": "scatter", "x": {"elided": "1000 int values"}, "y": {"elided": "1000 float values"}}, {"line": {"color": "royalblue", "width": 3}, "mode": "lines", "name": "BM speed=6", "type": "scatter", "x": {"elided": "1000 int values"}, "y": {"elided": "1000 float values"}}, {"line": {"color": "darkblue", "width": 3}, "mode": "lines", "name": "BM speed=9", "type": "scatter", "x": {"elided": "1000 int values"}, "y": {"elided": "1000 float values"}}, {"line": {"color": "orange", "width": 3}, "mode": "lines", "name": "CRW speed=6 c=0.5", "type": "scatter", "x": {"elided": "1000 int values"}, "y": {"elided": "1000 float values"}}, {"line": {"color": "darkorange", "width": 3}, "mode": "lines", "name": "CRW speed=6 c=0.7", "type": "scatter", "x": {"elided": "1000 int values"}, "y": {"elided": "1000 float values"}}, {"line": {"color": "red", "width": 3}, "mode": "lines", "name": "CRW speed=6 c=0.9", "type": "scatter", "x": {"elided": "1000 int values"}, "y": {"elided": "1000 float values"}}, {"line": {"color": "green", "dash": "dash", "width": 3}, "mode": "lines", "name": "Biased RW speed=6 bias=0.3", "type": "scatter", "x": {"elided": "1000 int values"}, "y": {"elided": "1000 float values"}}, {"line": {"color": "darkgreen", "dash": "dash", "width": 3}, "mode": "lines", "name": "Biased RW speed=6 bias=0.7", "type": "scatter", "x": {"elided": "1000 int values"}, "y": {"elided": "1000 float values"}}], "layout": {"height": 600, "legend": {"x": 1.02, "xanchor": "left", "y": 0.98, "yanchor": "top"}, "plot_bgcolor": "rgba(240, 240, 250, 0.8)", "title": {"text": "Mean Squared Displacement (MSD) Comparison"}, "width": 900, "xaxis": {"gridcolor": "lightgray", "gridwidth": 1, "showgrid": true, "title": {"text": "Time (steps)"}}, "yaxis": {"gridcolor": "lightgray", "gridwidth": 1, "showgrid": true, "title": {"text": "Mean Squared Displacement"}}}}

### Figure 3 — Plotly figure (JSON) as saved in the notebook; plotly's stock layout.template omitted (floating-point values rounded to 4 significant figures; data arrays with more than 128 entries replaced by an {"elided": "..."} marker saying what was removed)
{"data": [{"line": {"color": "lightblue", "width": 3}, "mode": "lines", "name": "BM speed=3", "type": "scatter", "x": {"elided": "999 float values"}, "y": {"elided": "999 float values"}}, {"line": {"color": "royalblue", "width": 3}, "mode": "lines", "name": "BM speed=6", "type": "scatter", "x": {"elided": "999 float values"}, "y": {"elided": "999 float values"}}, {"line": {"color": "darkblue", "width": 3}, "mode": "lines", "name": "BM speed=9", "type": "scatter", "x": {"elided": "999 float values"}, "y": {"elided": "999 float values"}}, {"line": {"color": "orange", "width": 3}, "mode": "lines", "name": "CRW speed=6 c=0.5", "type": "scatter", "x": {"elided": "999 float values"}, "y": {"elided": "999 float values"}}, {"line": {"color": "darkorange", "width": 3}, "mode": "lines", "name": "CRW speed=6 c=0.7", "type": "scatter", "x": {"elided": "999 float values"}, "y": {"elided": "999 float values"}}, {"line": {"color": "red", "width": 3}, "mode": "lines", "name": "CRW speed=6 c=0.9", "type": "scatter", "x": {"elided": "999 float values"}, "y": {"elided": "999 float values"}}, {"line": {"color": "green", "dash": "dash", "width": 3}, "mode": "lines", "name": "Biased RW speed=6 bias=0.3", "type": "scatter", "x": {"elided": "999 float values"}, "y": {"elided": "999 float values"}}, {"line": {"color": "darkgreen", "dash": "dash", "width": 3}, "mode": "lines", "name": "Biased RW speed=6 bias=0.7", "type": "scatter", "x": {"elided": "999 float values"}, "y": {"elided": "999 float values"}}, {"line": {"color": "gray", "dash": "dot", "width": 2}, "mode": "lines", "name": "Normal Diffusion (α = 1)", "type": "scatter", "x": [0.0, 0.0303, 0.06061, 0.09091, 0.1212, 0.1515, 0.1818, 0.2121, 0.2424, 0.2727, 0.303, 0.3333, 0.3636, 0.3939, 0.4242, 0.4545, 0.4848, 0.5152, 0.5455, 0.5758, 0.6061, 0.6364, 0.6667, 0.697, 0.7273, 0.7576, 0.7879, 0.8182, 0.8485, 0.8788, 0.9091, 0.9394, 0.9697, 1.0, 1.03, 1.061, 1.091, 1.121, 1.152, 1.182, 1.212, 1.242, 1.273, 1.303, 1.333, 1.364, 1.394, 1.424, 1.455, 1.485, 1.515, 1.545, 1.576, 1.606, 1.636, 1.667, 1.697, 1.727, 1.758, 1.788, 1.818, 1.848, 1.879, 1.909, 1.939, 1.97, 2.0, 2.03, 2.061, 2.091, 2.121, 2.152, 2.182, 2.212, 2.242, 2.273, 2.303, 2.333, 2.364, 2.394, 2.424, 2.455, 2.485, 2.515, 2.545, 2.576, 2.606, 2.636, 2.667, 2.697, 2.727, 2.758, 2.788, 2.818, 2.848, 2.879, 2.909, 2.939, 2.97, 3.0], "y": [1.0, 1.03, 1.061, 1.091, 1.121, 1.152, 1.182, 1.212, 1.242, 1.273, 1.303, 1.333, 1.364, 1.394, 1.424, 1.455, 1.485, 1.515, 1.545, 1.576, 1.606, 1.636, 1.667, 1.697, 1.727, 1.758, 1.788, 1.818, 1.848, 1.879, 1.909, 1.939, 1.97, 2.0, 2.03, 2.061, 2.091, 2.121, 2.152, 2.182, 2.212, 2.242, 2.273, 2.303, 2.333, 2.364, 2.394, 2.424, 2.455, 2.485, 2.515, 2.545, 2.576, 2.606, 2.636, 2.667, 2.697, 2.727, 2.758, 2.788, 2.818, 2.848, 2.879, 2.909, 2.939, 2.97, 3.0, 3.03, 3.061, 3.091, 3.121, 3.152, 3.182, 3.212, 3.242, 3.273, 3.303, 3.333, 3.364, 3.394, 3.424, 3.455, 3.485, 3.515, 3.545, 3.576, 3.606, 3.636, 3.667, 3.697, 3.727, 3.758, 3.788, 3.818, 3.848, 3.879, 3.909, 3.939, 3.97, 4.0]}, {"line": {"color": "black", "dash": "dot", "width": 2}, "mode": "lines", "name": "Ballistic Motion (α = 2)", "type": "scatter", "x": [0.0, 0.0303, 0.06061, 0.09091, 0.1212, 0.1515, 0.1818, 0.2121, 0.2424, 0.2727, 0.303, 0.3333, 0.3636, 0.3939, 0.4242, 0.4545, 0.4848, 0.5152, 0.5455, 0.5758, 0.6061, 0.6364, 0.6667, 0.697, 0.7273, 0.7576, 0.7879, 0.8182, 0.8485, 0.8788, 0.9091, 0.9394, 0.9697, 1.0, 1.03, 1.061, 1.091, 1.121, 1.152, 1.182, 1.212, 1.242, 1.273, 1.303, 1.333, 1.364, 1.394, 1.424, 1.455, 1.485, 1.515, 1.545, 1.576, 1.606, 1.636, 1.667, 1.697, 1.727, 1.758, 1.788, 1.818, 1.848, 1.879, 1.909, 1.939, 1.97, 2.0, 2.03, 2.061, 2.091, 2.121, 2.152, 2.182, 2.212, 2.242, 2.273, 2.303, 2.333, 2.364, 2.394, 2.424, 2.455, 2.485, 2.515, 2.545, 2.576, 2.606, 2.636, 2.667, 2.697, 2.727, 2.758, 2.788, 2.818, 2.848, 2.879, 2.909, 2.939, 2.97, 3.0], "y": [0.0, 0.06061, 0.1212, 0.1818, 0.2424, 0.303, 0.3636, 0.4242, 0.4848, 0.5455, 0.6061, 0.6667, 0.7273, 0.7879, 0.8485, 0.9091, 0.9697, 1.03, 1.091, 1.152, 1.212, 1.273, 1.333, 1.394, 1.455, 1.515, 1.576, 1.636, 1.697, 1.758, 1.818, 1.879, 1.939, 2.0, 2.061, 2.121, 2.182, 2.242, 2.303, 2.364, 2.424, 2.485, 2.545, 2.606, 2.667, 2.727, 2.788, 2.848, 2.909, 2.97, 3.03, 3.091, 3.152, 3.212, 3.273, 3.333, 3.394, 3.455, 3.515, 3.576, 3.636, 3.697, 3.758, 3.818, 3.879, 3.939, 4.0, 4.061, 4.121, 4.182, 4.242, 4.303, 4.364, 4.424, 4.485, 4.545, 4.606, 4.667, 4.727, 4.788, 4.848, 4.909, 4.97, 5.03, 5.091, 5.152, 5.212, 5.273, 5.333, 5.394, 5.455, 5.515, 5.576, 5.636, 5.697, 5.758, 5.818, 5.879, 5.939, 6.0]}], "layout": {"height": 600, "legend": {"x": 1.02, "xanchor": "left", "y": 0.98, "yanchor": "top"}, "plot_bgcolor": "rgba(240, 240, 250, 0.8)", "title": {"text": "Log-Log Plot of MSD: Identifying Diffusion Regimes"}, "width": 900, "xaxis": {"gridcolor": "lightgray", "gridwidth": 1, "showgrid": true, "title": {"text": "Log₁₀(Time Steps)"}}, "yaxis": {"gridcolor": "lightgray", "gridwidth": 1, "showgrid": true, "title": {"text": "Log₁₀(Mean Squared Displacement)"}}}}
